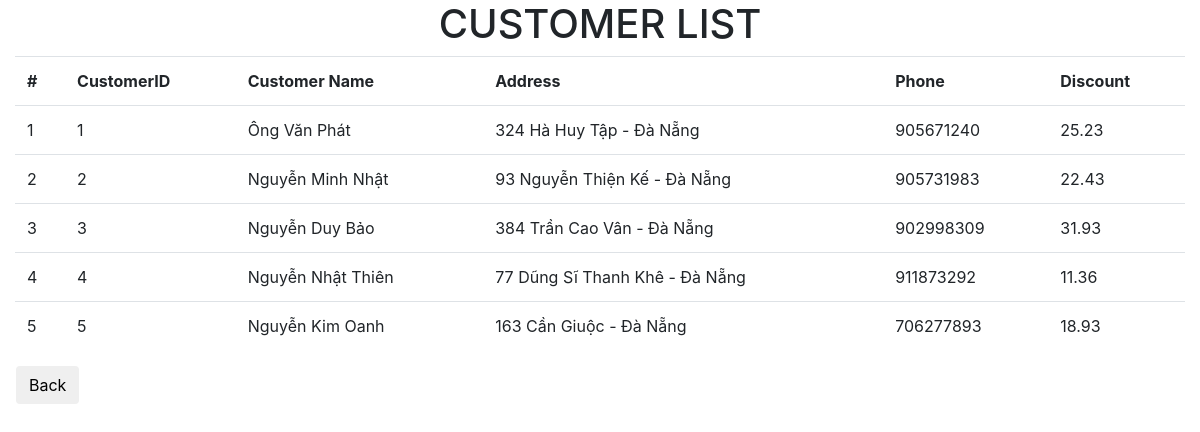
Screenshot of /index.php?action=customerList with the database file from the repository.
### tables this page shows
CREATE TABLE `customers` (
  `customerID` int(11) NOT NULL,
  `customerName` varchar(60) NOT NULL,
  `address` varchar(250) NOT NULL,
  `phone` int(11) NOT NULL,
  `discount` decimal(10,2) NOT NULL
);

### index.php (called while the page is built, shortened)
<?php
require_once "controller/controllerCustomer.php";
$controller = new ControllerCustomer();
$controller->invoke();

### model/Customer.php (called while the page is built, shortened)
<?php
class Customer
{
    public static function getCustomers(){
        $connection = Database::connectDB();
        $query = "SELECT * FROM customers";
        try{
            $stmt = $connection->prepare($query);
            $stmt->execute();
            $result = $stmt->fetchAll(PDO::FETCH_ASSOC);
            return $result;
        }catch (PDOException $e){
            echo "ERROR: query get Car".$e->getMessage();
            return false;
        }
    }
}

### view/customer/customerList.php (the view, shortened to what this page needs)
<!doctype html>
<html lang="en">
<head>
    <link rel="stylesheet" href="view/bootstrap4/css/bootstrap.min.css">
</head>
<body>
<div class="container-fluid">
    <h1 class="text-center">CUSTOMER LIST</h1>
    <table class="table">
        <tr>
            <th>#</th>
            <th>CustomerID</th>
            <th>Customer Name</th>
            <th>Address</th>
            <th>Phone</th>
            <th>Discount</th>
        </tr>
        <?php $count = 1;
        foreach ($customerList as $value):?>
            <tr>
                <td><?php echo $count++; ?></td>
                <td><?php echo $value['customerID']; ?></td>
                <td><?php echo $value['customerName']; ?></td>
                <td><?php echo $value['address']; ?></td>
                <td><?php echo $value['phone']; ?></td>
                <td><?php echo $value['discount']; ?></td>
            </tr>
        <?php endforeach; ?>
    </table>
</div>
<button class="btn ml-3" onclick="window.location.href='index.php'">Back</button>
</body>
</html>

### rows the page displays
customers: customerID "1", customerName "Ông Văn Phát", address "324 Hà Huy Tập - Đà Nẵng", phone "905671240", discount "25.23"
customers: customerID "2", customerName "Nguyễn Minh Nhật", address "93 Nguyễn Thiện Kế - Đà Nẵng", phone "905731983", discount "22.43"
customers: customerID "3", customerName "Nguyễn Duy Bảo", address "384 Trần Cao Vân - Đà Nẵng", phone "902998309", discount "31.93"
customers: customerID "4", customerName "Nguyễn Nhật Thiên", address "77 Dũng Sĩ Thanh Khê - Đà Nẵng", phone "911873292", discount "11.36"
customers: customerID "5", customerName "Nguyễn Kim Oanh", address "163 Cần Giuộc - Đà Nẵng", phone "706277893", discount "18.93"
